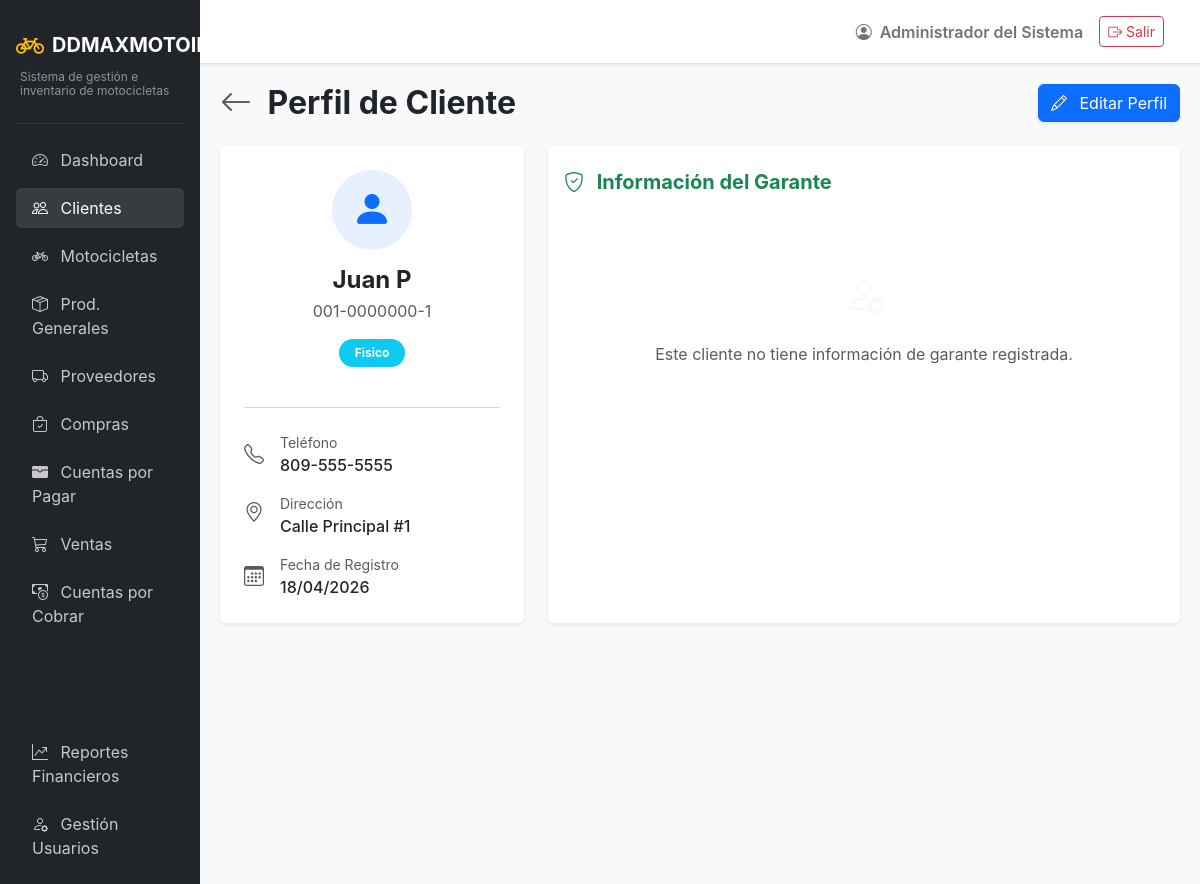
The page /clients/profile/2 (signed in) on the database its author committed.
### app/models/auth.py (models this page shows, shortened)
class Usuarios(UserMixin, db.Model):
    __tablename__ = 'usuarios'
    id = db.Column(db.Integer, primary_key=True)
    usuario = db.Column(db.String(50), unique=True, nullable=False)
    password_hash = db.Column(db.String(255), nullable=False)
    rol_id = db.Column(db.Integer, db.ForeignKey('roles.id'), nullable=False)
    estado = db.Column(db.String(20), default='activo') # activo/inactivo
    nombre = db.Column(db.String(100), nullable=False)
    created_at = db.Column(db.DateTime, default=datetime.utcnow)
    updated_at = db.Column(db.DateTime, default=datetime.utcnow, onupdate=datetime.utcnow)

### app/models/entities.py (models this page shows)
class Clientes(db.Model):
    __tablename__ = 'clientes'
    id = db.Column(db.Integer, primary_key=True)
    tipo = db.Column(db.String(20), nullable=False) # fisico, juridico
    nombre = db.Column(db.String(150), nullable=False)
    documento = db.Column(db.String(50), unique=True, nullable=False)
    telefono = db.Column(db.String(20))
    direccion = db.Column(db.String(255))
    nombre_garante = db.Column(db.String(150))
    documento_garante = db.Column(db.String(50))
    telefono_garante = db.Column(db.String(20))
    direccion_garante = db.Column(db.String(255))
    created_at = db.Column(db.DateTime, default=datetime.utcnow)

### app/routes/clients.py (the view)
@clients_bp.route('/profile/<int:id>')
def profile_client(id):
    cliente = db.session.get(Clientes, id)
    if not cliente:
        flash('Cliente no encontrado.', 'danger')
        return redirect(url_for('clients.list_clients'))
    return render_template('clients/profile.html', cliente=cliente)

### app/models/auth.py (called while the page is built)
@login_manager.user_loader
def load_user(user_id):
    return db.session.get(Usuarios, int(user_id))

### app/templates/clients/profile.html
{% extends "base.html" %}
{% block content %}
<div class="d-flex justify-content-between align-items-center mb-4">
    <h2 class="fw-bold mb-0">
        <a href="{{ url_for('clients.list_clients') }}" class="text-decoration-none text-muted me-2"><i class="bi bi-arrow-left"></i></a>
        Perfil de Cliente
    </h2>
    <div class="btn-group">
        <a href="{{ url_for('clients.edit_client', id=cliente.id) }}" class="btn btn-primary shadow-sm">
            <i class="bi bi-pencil me-2"></i> Editar Perfil
        </a>
    </div>
</div>
<div class="row g-4">
    <div class="col-lg-4">
        <div class="card shadow-sm border-0 h-100">
            <div class="card-body text-center p-4">
                <div class="bg-primary bg-opacity-10 rounded-circle d-inline-flex align-items-center justify-content-center text-primary mb-3" style="width: 80px; height: 80px;">
                    <i class="bi bi-person-fill" style="font-size: 2.5rem;"></i>
                </div>
                <h4 class="fw-bold mb-1">{{ cliente.nombre }}</h4>
                <p class="text-muted mb-3">{{ cliente.documento }}</p>
                <span class="badge {{ 'bg-info' if cliente.tipo == 'fisico' else 'bg-secondary' }} px-3 py-2 rounded-pill mb-4">
                    {{ cliente.tipo|capitalize }}
                </span>
                <hr class="text-muted opacity-25">
                <div class="text-start mt-4">
                    <div class="d-flex align-items-center mb-3">
                        <i class="bi bi-telephone fs-5 text-muted me-3"></i>
                        <div>
                            <div class="small text-muted">Teléfono</div>
                            <div class="fw-medium">{{ cliente.telefono or 'No registrado' }}</div>
                        </div>
                    </div>
                    <div class="d-flex align-items-start mb-3">
                        <i class="bi bi-geo-alt fs-5 text-muted me-3 mt-1"></i>
                        <div>
                            <div class="small text-muted">Dirección</div>
                            <div class="fw-medium">{{ cliente.direccion or 'No registrada' }}</div>
                        </div>
                    </div>
                    <div class="d-flex align-items-center">
                        <i class="bi bi-calendar3 fs-5 text-muted me-3"></i>
                        <div>
                            <div class="small text-muted">Fecha de Registro</div>
                            <div class="fw-medium">{{ cliente.created_at.strftime('%d/%m/%Y') if cliente.created_at else 'N/A' }}</div>
                        </div>
                    </div>
                </div>
            </div>
        </div>
    </div>
    <div class="col-lg-8">
        <div class="card shadow-sm border-0 mb-4 h-100">
            <div class="card-header bg-white border-bottom-0 pt-4 pb-0">
                <h5 class="fw-bold text-success mb-0"><i class="bi bi-shield-check me-2"></i> Información del Garante</h5>
            </div>
            <div class="card-body p-4">
                {% if cliente.nombre_garante or cliente.documento_garante %}
                    <div class="row g-4">
                        <div class="col-md-6">
                            <div class="p-3 bg-light rounded">
                                <span class="small text-muted d-block mb-1">Nombre Completo</span>
                                <span class="fw-semibold">{{ cliente.nombre_garante or 'N/A' }}</span>
                            </div>
                        </div>
                        <div class="col-md-6">
                            <div class="p-3 bg-light rounded">
                                <span class="small text-muted d-block mb-1">Documento</span>
                                <span class="fw-semibold">{{ cliente.documento_garante or 'N/A' }}</span>
                            </div>
                        </div>
                        <div class="col-md-6">
                            <div class="p-3 bg-light rounded">
                                <span class="small text-muted d-block mb-1">Teléfono</span>
                                <span class="fw-semibold">{{ cliente.telefono_garante or 'N/A' }}</span>
                            </div>
                        </div>
                        <div class="col-md-6">
                            <div class="p-3 bg-light rounded">
                                <span class="small text-muted d-block mb-1">Dirección</span>
                                <span class="fw-semibold">{{ cliente.direccion_garante or 'N/A' }}</span>
                            </div>
                        </div>
                    </div>
                {% else %}
                    <div class="text-center py-5 text-muted">
                        <i class="bi bi-person-x fs-1 d-block mb-3 text-light"></i>
                        Este cliente no tiene información de garante registrada.
                    </div>
                {% endif %}
            </div>
        </div>
    </div>
</div>
{% endblock %}

### app/templates/base.html (shortened to what this page needs)
<!DOCTYPE html>
<html lang="es">
<head>
    <link href="https://cdn.jsdelivr.net/npm/bootstrap@5.3.2/dist/css/bootstrap.min.css" rel="stylesheet">
    <link href="https://cdn.jsdelivr.net/npm/bootstrap-icons@1.11.1/font/bootstrap-icons.css" rel="stylesheet">
</head>
<body>
    <div class="container-fluid p-0">
        <div class="row g-0">
            <div class="col-md-2 sidebar d-none d-md-block p-3">
                <a href="{{ url_for('main.dashboard') }}" class="text-decoration-none d-flex flex-column mb-4 mt-2">
                    <div class="d-flex align-items-center">
                        <i class="bi bi-bicycle fs-3 text-warning me-2"></i>
                        <span class="fs-5 text-white fw-bold">DDMAXMOTOIMPORT</span>
                    </div>
                    <div class="text-white-50 mt-1 ps-1" style="font-size: 0.75rem; line-height: 1.2;">Sistema de gestión e inventario de motocicletas</div>
                </a>
                <hr class="text-secondary">
                <ul class="nav flex-column gap-2">
                    <li class="nav-item">
                        <a class="nav-link {% if request.endpoint and request.endpoint.startswith('main.') %}active{% endif %}" href="{{ url_for('main.dashboard') }}">
                            <i class="bi bi-speedometer2 me-2"></i> Dashboard
                        </a>
                    </li>
                    <li class="nav-item">
                        <a class="nav-link {% if request.endpoint and request.endpoint.startswith('clients.') %}active{% endif %}" href="{{ url_for('clients.list_clients') }}">
                            <i class="bi bi-people me-2"></i> Clientes
                        </a>
                    </li>
                    <li class="nav-item">
                        <a class="nav-link {% if request.endpoint and request.endpoint.startswith('inventory.') and 'product' not in request.endpoint %}active{% endif %}" href="{{ url_for('inventory.list_motorcycles') }}">
                            <i class="bi bi-bicycle me-2"></i> Motocicletas
                        </a>
                    </li>
                    <li class="nav-item">
                        <a class="nav-link {% if request.endpoint and request.endpoint.startswith('inventory.') and 'product' in request.endpoint %}active{% endif %}" href="{{ url_for('inventory.list_products') }}">
                            <i class="bi bi-box-seam me-2"></i> Prod. Generales
                        </a>
                    </li>
                    <li class="nav-item">
                        <a class="nav-link {% if request.endpoint and request.endpoint.startswith('suppliers.') %}active{% endif %}" href="{{ url_for('suppliers.list_suppliers') }}">
                            <i class="bi bi-truck me-2"></i> Proveedores
                        </a>
                    </li>
                    <li class="nav-item">
                        <a class="nav-link {% if request.endpoint and request.endpoint.startswith('purchases.') %}active{% endif %}" href="{{ url_for('purchases.list_purchases') }}">
                            <i class="bi bi-bag-check me-2"></i> Compras
                        </a>
                    </li>
                    <li class="nav-item">
                        <a class="nav-link {% if request.endpoint and request.endpoint.startswith('payables.') %}active{% endif %}" href="{{ url_for('payables.list_accounts') }}">
                            <i class="bi bi-wallet-fill me-2"></i> Cuentas por Pagar
                        </a>
                    </li>
                    <li class="nav-item">
                        <a class="nav-link {% if request.endpoint and request.endpoint.startswith('sales.') %}active{% endif %}" href="{{ url_for('sales.list_sales') }}">
                            <i class="bi bi-cart3 me-2"></i> Ventas
                        </a>
                    </li>
                    <li class="nav-item">
                        <a class="nav-link {% if request.endpoint and request.endpoint.startswith('accounts.') %}active{% endif %}" href="{{ url_for('accounts.list_accounts') }}">
                            <i class="bi bi-cash-coin me-2"></i> Cuentas por Cobrar
                        </a>
                    </li>
                    {% if current_user.is_authenticated and current_user.rol.nombre|upper in ['ADMIN', 'ADMINISTRADOR'] %}
                    <li class="nav-item mt-3">
                        <span class="nav-link text-uppercase small fw-bold text-muted" style="letter-spacing: 1px;">Operaciones Admin</span>
                    </li>
                    <li class="nav-item">
                        <a class="nav-link {% if request.endpoint and request.endpoint.startswith('reports.') %}active{% endif %}" href="{{ url_for('reports.sales_report') }}">
                            <i class="bi bi-graph-up-arrow me-2"></i> Reportes Financieros
                        </a>
                    </li>
                    <li class="nav-item">
                        <a class="nav-link" href="#" onclick="alert('Módulo de usuarios en desarrollo'); return false;">
                            <i class="bi bi-person-gear me-2"></i> Gestión Usuarios
                        </a>
                    </li>
                    {% endif %}
                </ul>
            </div>
            <div class="col-md-10 d-flex flex-column vh-100">
                <nav class="navbar navbar-expand-lg navbar-light bg-white border-bottom shadow-sm px-4 py-3">
                    <div class="container-fluid">
                        <div class="ms-auto d-flex align-items-center">
                            <span class="me-3 fw-semibold text-secondary">
                                <i class="bi bi-person-circle me-1"></i> {{ current_user.nombre }}
                            </span>
                            <a href="{{ url_for('auth.logout') }}" class="btn btn-outline-danger btn-sm">
                                <i class="bi bi-box-arrow-right"></i> Salir
                            </a>
                        </div>
                    </div>
                </nav>
                <main class="content-area flex-grow-1 overflow-auto">
                    {% block content %}{% endblock %}
                </main>
            </div>
        </div>
    </div>
</body>
</html>

### app/templates/base.html (style rules this page uses)
body { background-color: #f8f9fa; font-family: 'Inter', sans-serif; }
.sidebar { background-color: #212529; min-height: 100vh; color: #fff; }
.sidebar .nav-link { color: rgba(255,255,255,.75); transition: 0.3s; }
.sidebar .nav-link:hover, .sidebar .nav-link.active { color: #fff; background: rgba(255,255,255,.1); border-radius: 5px; }
.content-area { padding: 20px; }

### rows shown on the page
Usuarios: nombre "Administrador del Sistema"
Clientes: nombre "Juan P", documento "001-0000000-1", tipo "Fisico", telefono "809-555-5555", direccion "Calle Principal #1", created_at "18/04/2026"
